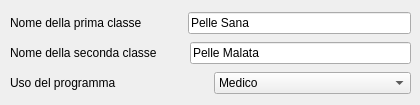
    <widget class="QWidget" name="tab_4">
     <attribute name="icon">
      <iconset resource="icons.qrc">
       <normaloff>:/icons/sr</normaloff>:/icons/sr</iconset>
     </attribute>
     <attribute name="title">
      <string>Configurazione software</string>
     </attribute>
     <widget class="QWidget" name="layoutWidget">
      <property name="geometry">
       <rect>
        <x>10</x>
        <y>10</y>
        <width>401</width>
        <height>86</height>
       </rect>
      </property>
      <layout class="QVBoxLayout" name="verticalLayout_5">
       <item>
        <layout class="QHBoxLayout" name="horizontalLayout_21">
         <item>
          <widget class="QLabel" name="label_24">
           <property name="text">
            <string>Nome della prima classe            </string>
           </property>
          </widget>
         </item>
         <item>
          <widget class="QLineEdit" name="nomePrimaClasseLabel">
           <property name="text">
            <string>Pelle Sana</string>
           </property>
          </widget>
         </item>
        </layout>
       </item>
       <item>
        <layout class="QHBoxLayout" name="horizontalLayout_23">
         <item>
          <widget class="QLabel" name="label_25">
           <property name="text">
            <string>Nome della seconda classe        </string>
           </property>
          </widget>
         </item>
         <item>
          <widget class="QLineEdit" name="nomeSecondaClasseLabel">
           <property name="text">
            <string>Pelle Malata</string>
           </property>
          </widget>
         </item>
        </layout>
       </item>
       <item>
        <layout class="QHBoxLayout" name="horizontalLayout_20">
         <item>
          <widget class="QLabel" name="label_29">
           <property name="text">
            <string>Uso del programma</string>
           </property>
          </widget>
         </item>
         <item>
          <widget class="QComboBox" name="usoProgrammaBox">
           <item>
            <property name="text">
             <string>Medico</string>
            </property>
           </item>
           <item>
            <property name="text">
             <string>Generale</string>
            </property>
           </item>
          </widget>
         </item>
        </layout>
       </item>
      </layout>
     </widget>
    </widget>
